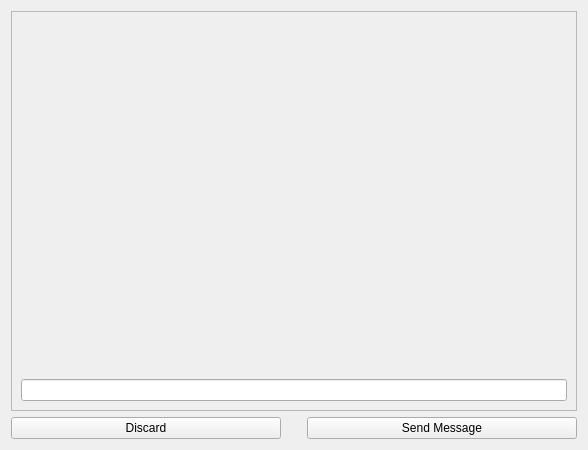
<?xml version="1.0" encoding="UTF-8"?>
<ui version="4.0">
 <class>ChatWindow</class>
 <widget class="QWidget" name="ChatWindow">
  <property name="geometry">
   <rect>
    <x>0</x>
    <y>0</y>
    <width>588</width>
    <height>450</height>
   </rect>
  </property>
  <property name="windowTitle">
   <string>Form</string>
  </property>
  <layout class="QHBoxLayout" name="horizontalLayout">
   <item>
    <layout class="QVBoxLayout" name="verticalLayout">
     <property name="sizeConstraint">
      <enum>QLayout::SizeConstraint::SetMaximumSize</enum>
     </property>
     <item>
      <widget class="QFrame" name="frame">
       <property name="sizePolicy">
        <sizepolicy hsizetype="Preferred" vsizetype="Expanding">
         <horstretch>0</horstretch>
         <verstretch>0</verstretch>
        </sizepolicy>
       </property>
       <property name="frameShape">
        <enum>QFrame::Shape::StyledPanel</enum>
       </property>
       <property name="frameShadow">
        <enum>QFrame::Shadow::Raised</enum>
       </property>
       <layout class="QVBoxLayout" name="verticalLayout_3">
        <item>
         <widget class="ChatWidget" name="chatWidget" native="true"/>
        </item>
        <item>
         <widget class="QLineEdit" name="messageEdit"/>
        </item>
       </layout>
      </widget>
     </item>
     <item>
      <layout class="QHBoxLayout" name="horizontalLayout_2">
       <item>
        <widget class="QPushButton" name="discardMessage">
         <property name="minimumSize">
          <size>
           <width>100</width>
           <height>0</height>
          </size>
         </property>
         <property name="text">
          <string>Discard</string>
         </property>
        </widget>
       </item>
       <item>
        <spacer name="horizontalSpacer">
         <property name="orientation">
          <enum>Qt::Orientation::Horizontal</enum>
         </property>
         <property name="sizeType">
          <enum>QSizePolicy::Policy::Fixed</enum>
         </property>
         <property name="sizeHint" stdset="0">
          <size>
           <width>20</width>
           <height>20</height>
          </size>
         </property>
        </spacer>
       </item>
       <item>
        <widget class="QPushButton" name="sendMessage">
         <property name="minimumSize">
          <size>
           <width>100</width>
           <height>0</height>
          </size>
         </property>
         <property name="text">
          <string>Send Message</string>
         </property>
        </widget>
       </item>
      </layout>
     </item>
    </layout>
   </item>
  </layout>
 </widget>
 <customwidgets>
  <customwidget>
   <class>ChatWidget</class>
   <extends>QWidget</extends>
   <header>chatwidget.h</header>
   <container>1</container>
  </customwidget>
 </customwidgets>
 <resources/>
 <connections/>
</ui>
